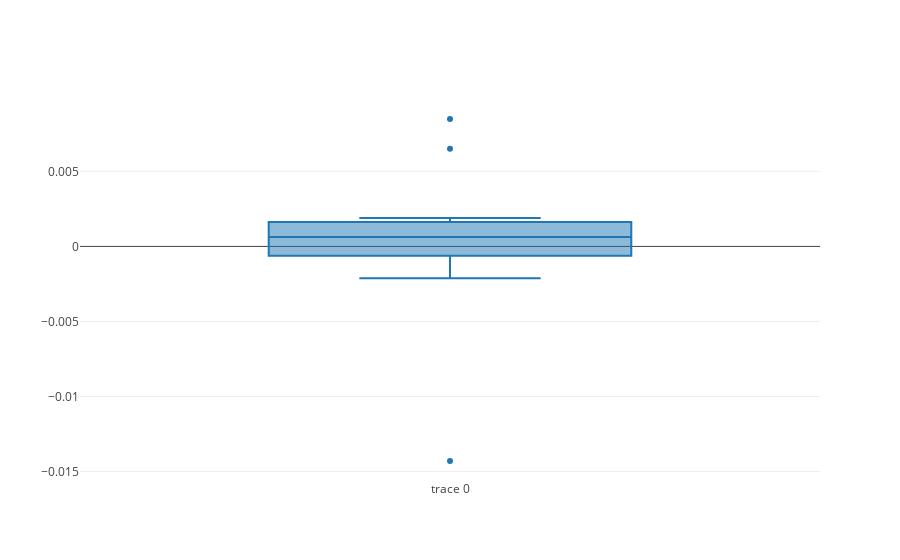

Notebook source saved alongside this figure:
### Markdown cell above
## BOX PLOT FOR REGRESSION ##

### Code cell
trace1 = go.Box(
    y = (reg.predict(X_test) - Y_test)
)
data = [trace1]
plot.iplot(data)

### Figure 1 — Plotly figure (JSON) as saved in the notebook; plotly's stock layout.template omitted (floating-point values rounded to 4 significant figures)
{"data": [{"type": "box", "y": [0.001796, 0.0008793, -0.00111, 0.0004014, 0.0006201, 0.008489, 0.006509, 0.001454, -0.0009077, 0.001897, -0.001106, 0.0006256, 0.001027, 0.0006235, -0.0143, -0.0001762, 9.104e-05, 0.001875, -0.002113, -0.0003251]}], "layout": {}}
